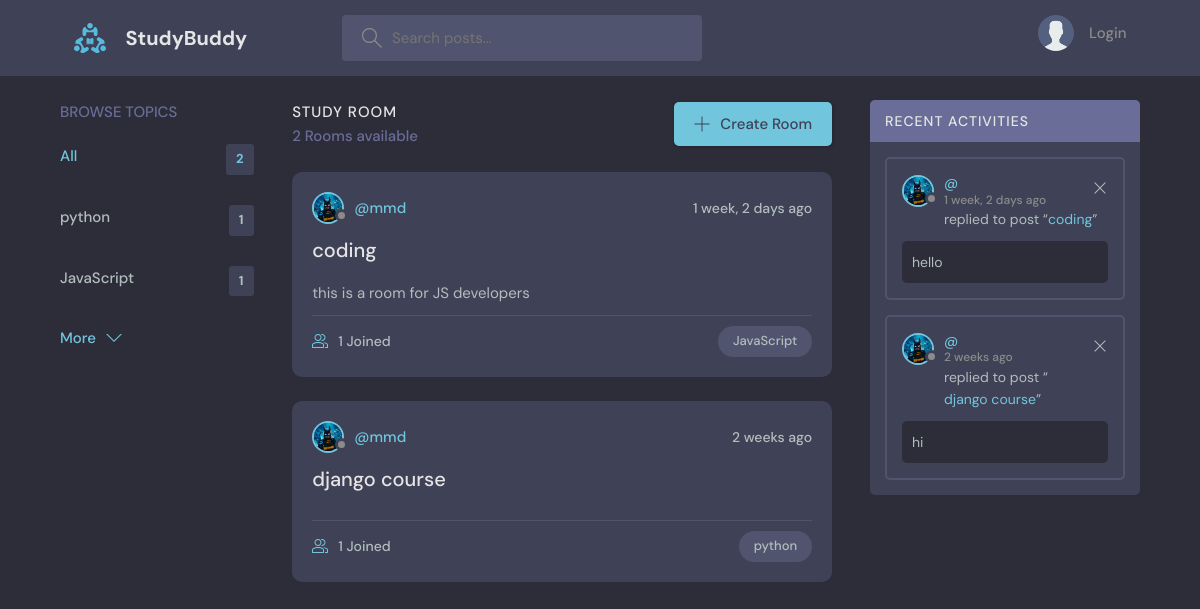
The page / on the database its author committed.
### base/models.py (models this page shows, shortened)
class Topic(models.Model):
    name = models.CharField(max_length=100)

class Room(models.Model):
    host = models.ForeignKey(User, on_delete=models.SET_NULL, null=True)
    topic = models.ForeignKey(Topic, on_delete=models.SET_NULL, null=True)
    name = models.CharField(max_length=200)
    description = models.TextField(null=True, blank=True)
    participants = models.ManyToManyField(User, related_name='participants', blank=True)
    updated = models.DateTimeField(auto_now=True)
    created = models.DateTimeField(auto_now_add=True)
    class Meta:
        ordering = ['-updated', '-created']
    def __str__(self):
        return self.name

class User(AbstractUser):
    name = models.CharField(max_length=200, null=True)
    email = models.EmailField(unique=True, null=True)
    bio = models.TextField(null=True)
    avatar = models.ImageField(null=True, default='avatar.svg')
    USERNAME_FIELD = 'email'
    REQUIRED_FIELDS = []

class Messages(models.Model):
    user = models.ForeignKey(User, on_delete=models.CASCADE)
    room = models.ForeignKey(Room, on_delete=models.CASCADE)
    body = models.TextField()
    updated = models.DateTimeField(auto_now=True)
    created = models.DateTimeField(auto_now_add=True)
    class Meta:
        ordering = ['-updated', '-created']
    def __str__(self):
        return self.body[:50]

### base/views.py (the view)
# urls.py: path('', views.home, name='home'),
def home(request):
    q = request.GET.get('q')
    if q is not None:
        rooms = Room.objects.filter(
            Q(topic__name__icontains=q) |
            Q(name__icontains=q) |
            Q(description__icontains=q))
        room_message = Messages.objects.filter(Q(room__topic__name__icontains=q))
    else:
        rooms = Room.objects.all()
        room_message = Messages.objects.all()
    room_count = rooms.count
    topics = Topic.objects.all()[:5]
    context = {'rooms': rooms,
               'topics': topics,
               'room_count': room_count,
               'room_message': room_message}
    return render(request, 'base/home.html', context)

### base/templates/base/home.html (shortened to what this page needs)
{% extends 'main.html' %}
{% block content %}
<main class="layout layout--3">
      <div class="container">
        {% include 'base/topics_component.html' %}
        <div class="roomList">
          <div class="roomList__header">
            <div>
              <h2>Study Room</h2>
              <p>{{rooms.count}} Rooms available</p>
            </div>
            <a class="btn btn--main" href="{% url 'create-room' %}">
              <svg version="1.1" xmlns="http://www.w3.org/2000/svg" width="32" height="32" viewBox="0 0 32 32">
                <title>add</title>
                <path
                  d="M16.943 0.943h-1.885v14.115h-14.115v1.885h14.115v14.115h1.885v-14.115h14.115v-1.885h-14.115v-14.115z"
                ></path>
              </svg>
              Create Room
            </a>
          </div>
          {% include 'base/feed_component.html' %}
        </div>
        {% include 'base/activity_component.html' %}
      </div>
    </main>
{% endblock %}

### base/templates/base/topics_component.html
<div class="topics">
    <div class="topics__header">
        <h2>Browse Topics</h2>
    </div>
    <ul class="topics__list">
        <li>
            <a href="{% url 'home' %}" class="active">All <span>{{topics.count}}</span></a>
        </li>
        {% for topic in topics %}
        <li>
            <a href="{% url 'home' %}?q={{topic.name}}">{{topic.name}} <span>{{topic.room_set.all.count}}</span></a>
        </li>
        {% endfor %}
    </ul>
    <a class="btn btn--link" href="{% url 'topics' %}">
        More
        <svg version="1.1" xmlns="http://www.w3.org/2000/svg" width="32" height="32" viewBox="0 0 32 32">
            <title>chevron-down</title>
            <path d="M16 21l-13-13h-3l16 16 16-16h-3l-13 13z"></path>
        </svg>
    </a>
</div>

### base/templates/base/feed_component.html (shortened to what this page needs)
{% for room in rooms %}
<div class="roomListRoom">
    <div class="roomListRoom__header">
        <a href="{% url 'user-profile' room.host.id %}" class="roomListRoom__author">
            <div class="avatar avatar--small">
                <img src="{{ room.host.avatar.url }}"/>
            </div>
            <span>@{{room.host.username}}</span>
        </a>
        <div class="roomListRoom__actions">
            <span>{{room.created|timesince}} ago</span>
        </div>
    </div>
    <div class="roomListRoom__content">
        <a href="{% url 'room' room.id %}">{{room.name}}</a>
        <p>
            {{room.description}}
        </p>
    </div>
    <div class="roomListRoom__meta">
        <a href="{% url 'room' room.id %}" class="roomListRoom__joined">
            {{room.participants.count}} Joined
        </a>
        <p class="roomListRoom__topic">{{room.topic.name}}</p>
    </div>
</div>
{% endfor %}

### base/templates/base/activity_component.html
<div class="activities">
    <div class="activities__header">
        <h2>Recent Activities</h2>
    </div>
    {% for message in room_message %}
    <div class="activities__box">
        <div class="activities__boxHeader roomListRoom__header">
            <a href="{% url 'user-profile' message.user.id %}" class="roomListRoom__author">
                <div class="avatar avatar--small">
                    <img src="{{ message.user.avatar.url }}"/>
                </div>
                <p>
                    @{{user.username}}
                    <span>{{message.created|timesince}} ago</span>
                </p>
            </a>
            <div class="roomListRoom__actions">
                <a href="{% url 'delete-message' message.id %}">
                    <svg version="1.1" xmlns="http://www.w3.org/2000/svg" width="32" height="32" viewBox="0 0 32 32">
                        <title>remove</title>
                        <path
                                d="M27.314 6.019l-1.333-1.333-9.98 9.981-9.981-9.981-1.333 1.333 9.981 9.981-9.981 9.98 1.333 1.333 9.981-9.98 9.98 9.98 1.333-1.333-9.98-9.98 9.98-9.981z"
                        ></path>
                    </svg>
                </a>
            </div>
        </div>
        <div class="activities__boxContent">
            <p>replied to post “<a href="{% url 'room' message.room.id %}">{{message.room}}</a>”</p>
            <div class="activities__boxRoomContent">
                {{message}}
            </div>
        </div>
    </div>
    {% endfor %}
</div>

### rows shown on the page
Topic: name "python", room_set.all.count "1"
Topic: name "JavaScript", room_set.all.count "1"
Room: host.avatar (picture), host.username "mmd", created "1 week, 2 days", name "coding", description "this is a room for JS developers", participants.count "1", topic.name "JavaScript"
Room: host.avatar (picture), host.username "mmd", created "2 weeks", name "django course", participants.count "1", topic.name "python"
Messages: user.avatar (picture), created "1 week, 2 days", room "coding", body "hello"
Messages: user.avatar (picture), created "2 weeks", room "django course", body "hi"

### other values the page prints
{{ topics.count }} "2"
{{ rooms.count }} "2"
